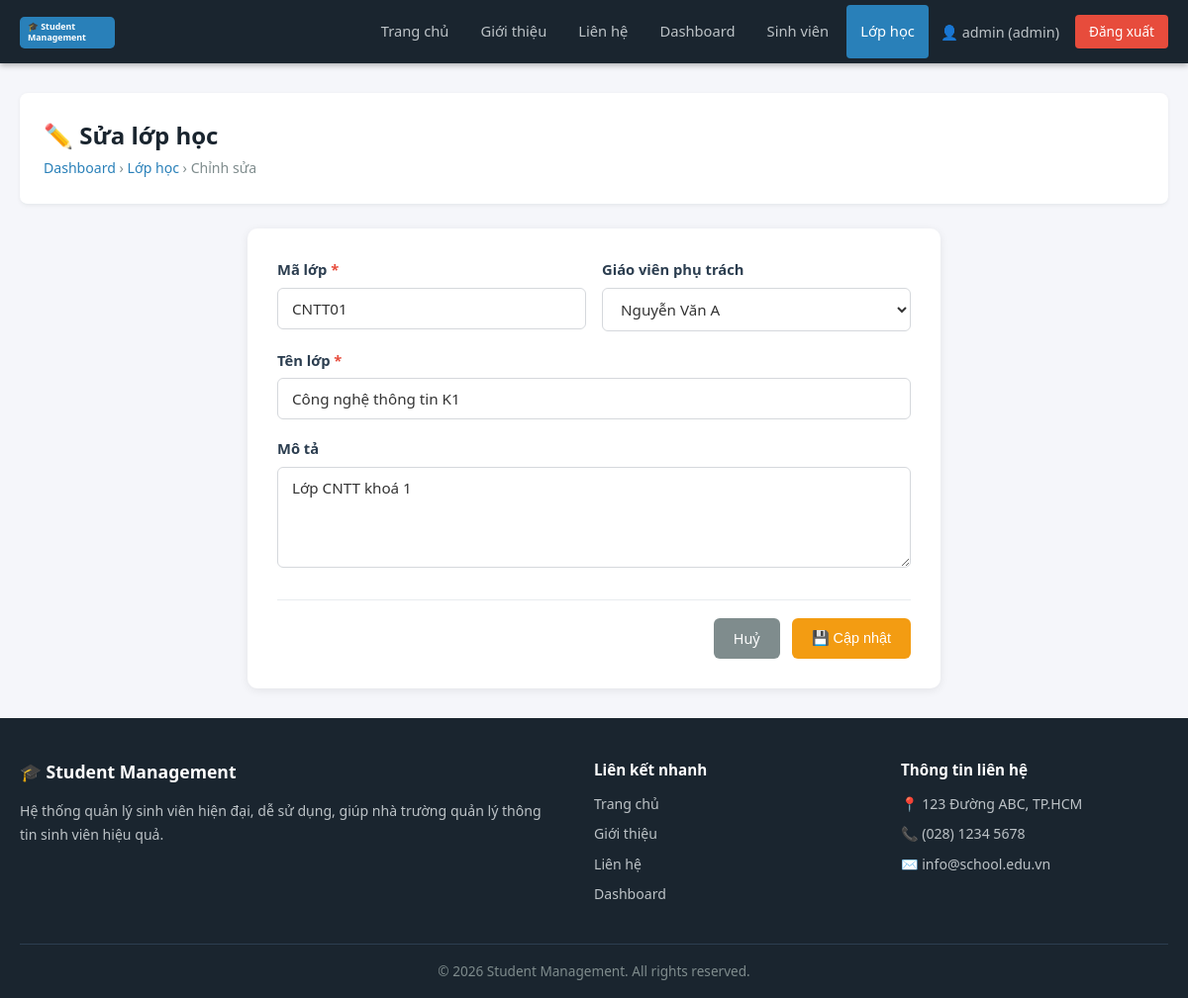
Screenshot of /classes/edit.php?id=1 (signed in) with the database file from the repository.
### tables this page shows
CREATE TABLE classes (
    id INT AUTO_INCREMENT PRIMARY KEY,
    class_code VARCHAR(20) NOT NULL UNIQUE,
    class_name VARCHAR(100) NOT NULL,
    teacher_id INT DEFAULT NULL,
    teacher VARCHAR(100),
    description TEXT,
    created_at DATETIME DEFAULT CURRENT_TIMESTAMP,
    CONSTRAINT fk_classes_teacher FOREIGN KEY (teacher_id) REFERENCES users(id) ON DELETE SET NULL ON UPDATE CASCADE
);

CREATE TABLE users (
    id INT AUTO_INCREMENT PRIMARY KEY,
    username VARCHAR(50) NOT NULL UNIQUE,
    email VARCHAR(100) NOT NULL UNIQUE,
    password VARCHAR(255) NOT NULL,
    full_name VARCHAR(100),
    role ENUM('admin', 'teacher') NOT NULL DEFAULT 'teacher',
    created_at DATETIME DEFAULT CURRENT_TIMESTAMP
);

### classes/edit.php (the view, shortened to what this page needs)
<?php
require_once '../config/config.php';
$id = intval($_GET['id'] ?? 0);
$stmt = $conn->prepare("SELECT * FROM classes WHERE id = ?");
$stmt->bind_param('i', $id);
$stmt->execute();
$class = $stmt->get_result()->fetch_assoc();
$teacherList = $conn->query("SELECT id, full_name FROM users WHERE role = 'teacher' ORDER BY full_name");
include '../includes/header.php';
include '../includes/navbar.php';
?>
<div class="main-content">
    <div class="page-header">
        <div>
            <h1>✏️ Sửa lớp học</h1>
            <span class="breadcrumb">
                <a href="<?php echo SITE_URL; ?>/dashboard.php">Dashboard</a> &rsaquo;
                <a href="<?php echo SITE_URL; ?>/classes/index.php">Lớp học</a> &rsaquo;
                Chỉnh sửa
            </span>
        </div>
    </div>
    <div class="form-container">
        <form id="classForm" method="POST" action="edit.php?id=<?php echo $id; ?>">
            <div class="form-row">
                <div class="form-group">
                    <label for="class_code">Mã lớp <span class="required">*</span></label>
                    <input type="text" id="class_code" name="class_code" class="form-control"
                        value="<?php echo htmlspecialchars($class['class_code'], ENT_QUOTES, 'UTF-8'); ?>">
                </div>
                <div class="form-group">
                    <label for="teacher_id">Giáo viên phụ trách</label>
                    <select id="teacher_id" name="teacher_id" class="form-control">
                        <?php while ($t = $teacherList->fetch_assoc()): ?>
                            <option value="<?php echo $t['id']; ?>"
                                <?php echo ($class['teacher_id'] == $t['id']) ? 'selected' : ''; ?>>
                                <?php echo htmlspecialchars($t['full_name'], ENT_QUOTES, 'UTF-8'); ?>
                            </option>
                        <?php endwhile; ?>
                    </select>
                </div>
            </div>
            <div class="form-group">
                <label for="class_name">Tên lớp <span class="required">*</span></label>
                <input type="text" id="class_name" name="class_name" class="form-control"
                    value="<?php echo htmlspecialchars($class['class_name'], ENT_QUOTES, 'UTF-8'); ?>">
            </div>
            <div class="form-group">
                <label for="description">Mô tả</label>
                <textarea id="description" name="description" class="form-control" rows="4"><?php echo htmlspecialchars($class['description'] ?? '', ENT_QUOTES, 'UTF-8'); ?></textarea>
            </div>
            <div class="form-actions">
                <a href="index.php" class="btn btn-secondary">Huỷ</a>
                <button type="submit" class="btn btn-warning">💾 Cập nhật</button>
            </div>
        </form>
    </div>
</div>
<?php include '../includes/footer.php'; ?>

### css/base.css (style rules this page uses)
:root { --color-primary: #2980b9; --color-dark: #1a252f; --color-secondary: #7f8c8d; --color-danger: #e74c3c; --color-success: #27ae60; --color-warning: #f39c12; --color-bg: #f5f6fa; --color-border: #e8ecef; --color-text: #333; --color-text-light: #2c3e50; --color-white: #fff; --radius: 6px; --radius-lg: 10px; --shadow: 0 2px 8px rgba(0,0,0,0.07); }
*, *::before, *::after { box-sizing: border-box; margin: 0; padding: 0; }
html { scroll-behavior: smooth; }
a { color: var(--color-primary); text-decoration: none; }
body { font-family: 'Segoe UI', Tahoma, Geneva, Verdana, sans-serif; font-size: 16px; line-height: 1.6; color: var(--color-text); background-color: var(--color-bg); display: flex; flex-direction: column; min-height: 100vh; }
.main-content { flex: 1; padding: 30px 20px; max-width: 1200px; margin: 0 auto; width: 100%; }
.btn { display: inline-block; padding: 9px 20px; border: none; border-radius: var(--radius); cursor: pointer; font-size: 0.9rem; font-weight: 500; text-align: center; transition: background 0.2s, transform 0.1s; text-decoration: none; }
.btn-warning { background: var(--color-warning); color: var(--color-white); }
.btn-secondary { background: var(--color-secondary); color: var(--color-white); }

### css/style.css (style rules this page uses)
.page-header { background: var(--color-white); border-bottom: 1px solid var(--color-border); padding: 24px; margin-bottom: 24px; border-radius: 8px; display: flex; align-items: center; justify-content: space-between; flex-wrap: wrap; gap: 12px; box-shadow: 0 1px 4px rgba(0,0,0,0.06); }
.page-header h1 { font-size: 1.5rem; color: var(--color-dark); }
.page-header .breadcrumb { color: var(--color-secondary); font-size: 0.88rem; }
.page-header .breadcrumb a { color: var(--color-primary); }
.form-container { background: var(--color-white); border-radius: var(--radius-lg); padding: 30px; box-shadow: 0 2px 10px rgba(0,0,0,0.08); max-width: 700px; margin: 0 auto; }
.form-group { margin-bottom: 18px; }
.form-group label { display: block; font-weight: 600; margin-bottom: 6px; color: var(--color-text-light); font-size: 0.92rem; }
.form-group label .required { color: var(--color-danger); }
.form-control { width: 100%; padding: 10px 14px; border: 1px solid #d5d8dc; border-radius: var(--radius); font-size: 0.95rem; transition: border-color 0.2s, box-shadow 0.2s; background: var(--color-white); color: var(--color-text); font-family: inherit; }
.form-row { display: grid; grid-template-columns: 1fr 1fr; gap: 16px; }
.form-actions { display: flex; gap: 12px; justify-content: flex-end; margin-top: 24px; padding-top: 18px; border-top: 1px solid var(--color-border); }
select.form-control { cursor: pointer; }
textarea.form-control { resize: vertical; min-height: 100px; }

### rows the page displays
classes: class_code "CNTT01", teacher_id "Nguyễn Văn A", class_name "Công nghệ thông tin K1", description "Lớp CNTT khoá 1"

### other values shown
$_SESSION['username'] "admin"
$_SESSION['role'] "admin"
SITE_NAME "Student Management"
